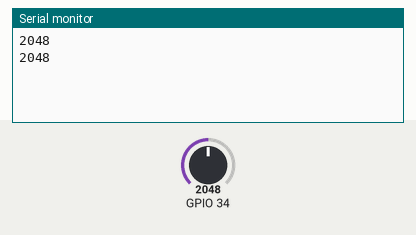
Recording of a sketch running on a simulated ESP32. Parts: the last lines printed to the serial monitor. Inputs (shaded band) come from the test bench; at power-on: GPIO 34 = 2048.

Above: at 2.8 s.
2.9 s: GPIO 34 set to 2866
At 4.6 s:
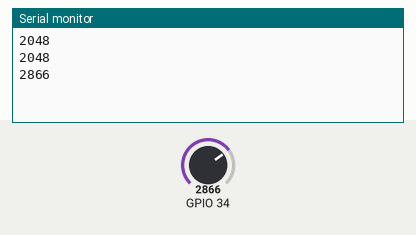
5.6 s: GPIO 34 set to 3603
At 7.3 s:
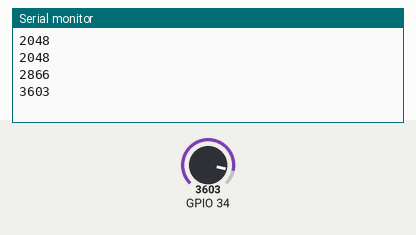
Timing chart, 0 to 8.8 s (numbered marks = the images above; inputs shaded):
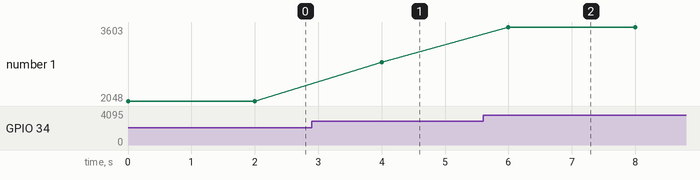

The sketch:

AnalogRead.ino
```cpp
  int Messung;

void setup() {
  // put your setup code here, to run once:
  Serial.begin(115200);

}

void loop() {
  // put your main code here, to run repeatedly:
  Messung = analogRead(34);
  Serial.println(Messung);
  delay(2000);
}
```

Measured:
- after the input at 2.9 s, the serial monitor: prints a new line after 1.1 s (image 1)
- after the input at 5.6 s, the serial monitor: prints a new line after 0.40 s (image 2)
- plotted number 1: 2048 → 2866 after the input at 2.9 s, 2866 → 3603 after the input at 5.6 s
